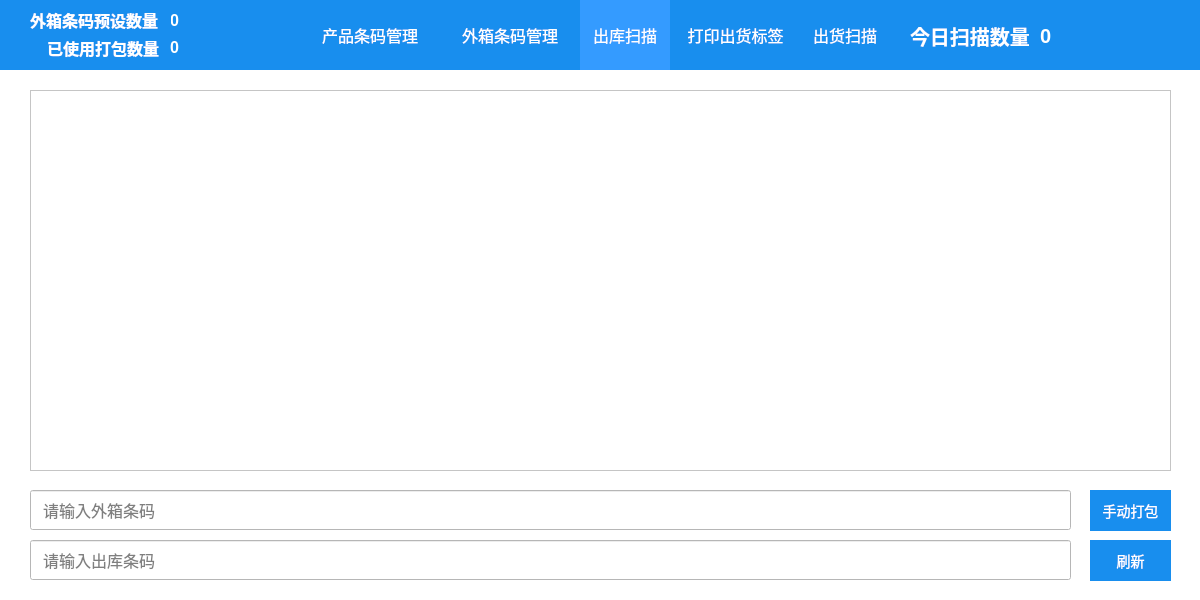
<?xml version="1.0" encoding="UTF-8"?>
<ui version="4.0">
 <class>OutCode</class>
 <widget class="QWidget" name="OutCode">
  <property name="windowModality">
   <enum>Qt::ApplicationModal</enum>
  </property>
  <property name="enabled">
   <bool>true</bool>
  </property>
  <property name="geometry">
   <rect>
    <x>0</x>
    <y>0</y>
    <width>1200</width>
    <height>600</height>
   </rect>
  </property>
  <property name="minimumSize">
   <size>
    <width>1200</width>
    <height>600</height>
   </size>
  </property>
  <property name="maximumSize">
   <size>
    <width>1200</width>
    <height>600</height>
   </size>
  </property>
  <property name="windowTitle">
   <string>扫描工具v2</string>
  </property>
  <property name="windowIcon">
   <iconset>
    <normalon>:/icon.ico</normalon>
   </iconset>
  </property>
  <property name="styleSheet">
   <string notr="true">background-color: rgb(255, 255, 255);</string>
  </property>
  <widget class="QLabel" name="label">
   <property name="geometry">
    <rect>
     <x>0</x>
     <y>0</y>
     <width>1201</width>
     <height>70</height>
    </rect>
   </property>
   <property name="acceptDrops">
    <bool>false</bool>
   </property>
   <property name="styleSheet">
    <string notr="true">background:#188eee;</string>
   </property>
   <property name="text">
    <string/>
   </property>
  </widget>
  <widget class="QPushButton" name="pushButton_2">
   <property name="geometry">
    <rect>
     <x>1090</x>
     <y>540</y>
     <width>81</width>
     <height>41</height>
    </rect>
   </property>
   <property name="cursor">
    <cursorShape>PointingHandCursor</cursorShape>
   </property>
   <property name="styleSheet">
    <string notr="true">border:none;
background:#188EEE;
color:#FFF;
font-size:14px;</string>
   </property>
   <property name="text">
    <string>刷新</string>
   </property>
  </widget>
  <widget class="QLineEdit" name="code">
   <property name="geometry">
    <rect>
     <x>30</x>
     <y>540</y>
     <width>1041</width>
     <height>40</height>
    </rect>
   </property>
   <property name="styleSheet">
    <string notr="true">padding-left:10px;
font-size:16px;
font: 75 18pt &quot;AngsanaUPC&quot;;</string>
   </property>
   <property name="inputMethodHints">
    <set>Qt::ImhPreferNumbers</set>
   </property>
   <property name="placeholderText">
    <string>请输入出库条码</string>
   </property>
  </widget>
  <widget class="QLineEdit" name="outcode">
   <property name="geometry">
    <rect>
     <x>30</x>
     <y>490</y>
     <width>1041</width>
     <height>40</height>
    </rect>
   </property>
   <property name="styleSheet">
    <string notr="true">padding-left:10px;
font-size:16px;
font: 75 18pt &quot;AngsanaUPC&quot;;</string>
   </property>
   <property name="inputMethodHints">
    <set>Qt::ImhPreferNumbers</set>
   </property>
   <property name="placeholderText">
    <string>请输入外箱条码</string>
   </property>
  </widget>
  <widget class="QPushButton" name="pack">
   <property name="geometry">
    <rect>
     <x>1090</x>
     <y>490</y>
     <width>81</width>
     <height>41</height>
    </rect>
   </property>
   <property name="cursor">
    <cursorShape>PointingHandCursor</cursorShape>
   </property>
   <property name="styleSheet">
    <string notr="true">border:none;
background:#188EEE;
color:#FFF;
font-size:14px;</string>
   </property>
   <property name="text">
    <string>手动打包</string>
   </property>
  </widget>
  <widget class="QPushButton" name="shuaxin">
   <property name="geometry">
    <rect>
     <x>1130</x>
     <y>15</y>
     <width>40</width>
     <height>40</height>
    </rect>
   </property>
   <property name="cursor">
    <cursorShape>PointingHandCursor</cursorShape>
   </property>
   <property name="styleSheet">
    <string notr="true">border:none;
background:#188eee;
color:#FFFFFF;</string>
   </property>
   <property name="text">
    <string/>
   </property>
   <property name="icon">
    <iconset resource="style.qrc">
     <normaloff>:/image/shuaxin.png</normaloff>:/image/shuaxin.png</iconset>
   </property>
   <property name="iconSize">
    <size>
     <width>30</width>
     <height>30</height>
    </size>
   </property>
  </widget>
  <widget class="QTableWidget" name="codelist">
   <property name="geometry">
    <rect>
     <x>30</x>
     <y>90</y>
     <width>1141</width>
     <height>381</height>
    </rect>
   </property>
   <property name="editTriggers">
    <set>QAbstractItemView::NoEditTriggers</set>
   </property>
  </widget>
  <widget class="QLabel" name="label_2">
   <property name="geometry">
    <rect>
     <x>910</x>
     <y>20</y>
     <width>131</width>
     <height>31</height>
    </rect>
   </property>
   <property name="styleSheet">
    <string notr="true">font-size:20px;
background:#188EEE;
color:#FFFFFF;
font-weight:bold;</string>
   </property>
   <property name="text">
    <string>今日扫描数量</string>
   </property>
  </widget>
  <widget class="QLabel" name="count">
   <property name="geometry">
    <rect>
     <x>1040</x>
     <y>20</y>
     <width>81</width>
     <height>31</height>
    </rect>
   </property>
   <property name="styleSheet">
    <string notr="true">font-size:20px;
background:#188EEE;
color:#FFFFFF;
font-weight:bold;</string>
   </property>
   <property name="text">
    <string>0</string>
   </property>
  </widget>
  <widget class="QLabel" name="yushe">
   <property name="geometry">
    <rect>
     <x>170</x>
     <y>5</y>
     <width>81</width>
     <height>31</height>
    </rect>
   </property>
   <property name="styleSheet">
    <string notr="true">font-size:16px;
background:#188EEE;
color:#FFFFFF;
font-weight:bold;</string>
   </property>
   <property name="text">
    <string>0</string>
   </property>
  </widget>
  <widget class="QLabel" name="label_3">
   <property name="geometry">
    <rect>
     <x>30</x>
     <y>4</y>
     <width>141</width>
     <height>31</height>
    </rect>
   </property>
   <property name="styleSheet">
    <string notr="true">font-size:16px;
background:#188EEE;
color:#FFFFFF;
font-weight:bold;</string>
   </property>
   <property name="text">
    <string>外箱条码预设数量</string>
   </property>
  </widget>
  <widget class="QLabel" name="label_4">
   <property name="geometry">
    <rect>
     <x>47</x>
     <y>32</y>
     <width>121</width>
     <height>31</height>
    </rect>
   </property>
   <property name="styleSheet">
    <string notr="true">font-size:16px;
background:#188EEE;
color:#FFFFFF;
font-weight:bold;</string>
   </property>
   <property name="text">
    <string>已使用打包数量</string>
   </property>
  </widget>
  <widget class="QLabel" name="nownum">
   <property name="geometry">
    <rect>
     <x>170</x>
     <y>32</y>
     <width>81</width>
     <height>31</height>
    </rect>
   </property>
   <property name="styleSheet">
    <string notr="true">font-size:16px;
background:#188EEE;
color:#FFFFFF;
font-weight:bold;</string>
   </property>
   <property name="text">
    <string>0</string>
   </property>
  </widget>
  <widget class="QPushButton" name="tab1">
   <property name="geometry">
    <rect>
     <x>300</x>
     <y>0</y>
     <width>140</width>
     <height>70</height>
    </rect>
   </property>
   <property name="cursor">
    <cursorShape>PointingHandCursor</cursorShape>
   </property>
   <property name="styleSheet">
    <string notr="true">border:none;
background:#188EEE;
color:#FFFFFF;
font-size:16px;</string>
   </property>
   <property name="text">
    <string>产品条码管理</string>
   </property>
  </widget>
  <widget class="QPushButton" name="tab2">
   <property name="geometry">
    <rect>
     <x>440</x>
     <y>0</y>
     <width>140</width>
     <height>70</height>
    </rect>
   </property>
   <property name="cursor">
    <cursorShape>PointingHandCursor</cursorShape>
   </property>
   <property name="styleSheet">
    <string notr="true">border:none;
background:#188EEE;
color:#FFFFFF;
font-size:16px;</string>
   </property>
   <property name="text">
    <string>外箱条码管理</string>
   </property>
  </widget>
  <widget class="QPushButton" name="tab4">
   <property name="geometry">
    <rect>
     <x>670</x>
     <y>0</y>
     <width>131</width>
     <height>70</height>
    </rect>
   </property>
   <property name="cursor">
    <cursorShape>PointingHandCursor</cursorShape>
   </property>
   <property name="styleSheet">
    <string notr="true">border:none;
background:#188EEE;
color:#FFFFFF;
font-size:16px;</string>
   </property>
   <property name="text">
    <string>打印出货标签</string>
   </property>
  </widget>
  <widget class="QPushButton" name="tab3">
   <property name="geometry">
    <rect>
     <x>580</x>
     <y>0</y>
     <width>90</width>
     <height>70</height>
    </rect>
   </property>
   <property name="cursor">
    <cursorShape>PointingHandCursor</cursorShape>
   </property>
   <property name="styleSheet">
    <string notr="true">border:none;
background:#349BFF;
color:#FFFFFF;
font-size:16px;</string>
   </property>
   <property name="text">
    <string>出库扫描</string>
   </property>
  </widget>
  <widget class="QPushButton" name="tab5">
   <property name="geometry">
    <rect>
     <x>800</x>
     <y>0</y>
     <width>90</width>
     <height>70</height>
    </rect>
   </property>
   <property name="cursor">
    <cursorShape>PointingHandCursor</cursorShape>
   </property>
   <property name="styleSheet">
    <string notr="true">border:none;
background:#188EEE;
color:#FFFFFF;
font-size:16px;</string>
   </property>
   <property name="text">
    <string>出货扫描</string>
   </property>
  </widget>
 </widget>
 <resources>
  <include location="style.qrc"/>
 </resources>
 <connections/>
</ui>
